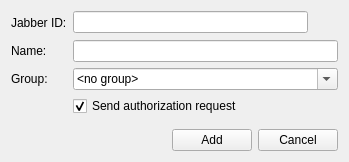
<?xml version="1.0" encoding="UTF-8"?>
<ui version="4.0">
 <class>AddContact</class>
 <widget class="QWidget" name="AddContact">
  <property name="geometry">
   <rect>
    <x>0</x>
    <y>0</y>
    <width>340</width>
    <height>162</height>
   </rect>
  </property>
  <property name="sizePolicy">
   <sizepolicy hsizetype="Fixed" vsizetype="Fixed">
    <horstretch>0</horstretch>
    <verstretch>0</verstretch>
   </sizepolicy>
  </property>
  <property name="windowTitle">
   <string>Add User</string>
  </property>
  <property name="windowIcon">
   <iconset>
    <normaloff>:/icons/crystal_project/search.png</normaloff>:/icons/crystal_project/search.png</iconset>
  </property>
  <layout class="QVBoxLayout" name="verticalLayout">
   <item>
    <layout class="QFormLayout" name="formLayout">
     <item row="1" column="0">
      <widget class="QLabel" name="label">
       <property name="text">
        <string>Jabber ID:</string>
       </property>
      </widget>
     </item>
     <item row="1" column="1">
      <layout class="QHBoxLayout" name="horizontalLayout_2">
       <item>
        <widget class="QLineEdit" name="jidName"/>
       </item>
       <item>
        <widget class="QToolButton" name="buttonInfo">
         <property name="toolTip">
          <string>User information</string>
         </property>
         <property name="text">
          <string/>
         </property>
         <property name="icon">
          <iconset>
           <normaloff>:/icons/crystal_project/contactinfo.png</normaloff>:/icons/crystal_project/contactinfo.png</iconset>
         </property>
         <property name="autoRaise">
          <bool>true</bool>
         </property>
        </widget>
       </item>
      </layout>
     </item>
     <item row="2" column="1">
      <widget class="QLineEdit" name="nickName">
       <property name="minimumSize">
        <size>
         <width>265</width>
         <height>0</height>
        </size>
       </property>
      </widget>
     </item>
     <item row="2" column="0">
      <widget class="QLabel" name="label_3">
       <property name="text">
        <string>Name:</string>
       </property>
      </widget>
     </item>
     <item row="3" column="1">
      <widget class="QComboBox" name="groupName">
       <property name="editable">
        <bool>true</bool>
       </property>
       <item>
        <property name="text">
         <string>&lt;no group&gt;</string>
        </property>
       </item>
      </widget>
     </item>
     <item row="4" column="1">
      <widget class="QCheckBox" name="authorizationCheck">
       <property name="text">
        <string>Send authorization request</string>
       </property>
       <property name="checked">
        <bool>true</bool>
       </property>
      </widget>
     </item>
     <item row="3" column="0">
      <widget class="QLabel" name="label_2">
       <property name="text">
        <string>Group:</string>
       </property>
      </widget>
     </item>
     <item row="5" column="1">
      <spacer name="verticalSpacer">
       <property name="orientation">
        <enum>Qt::Vertical</enum>
       </property>
       <property name="sizeHint" stdset="0">
        <size>
         <width>20</width>
         <height>40</height>
        </size>
       </property>
      </spacer>
     </item>
    </layout>
   </item>
   <item>
    <layout class="QHBoxLayout" name="horizontalLayout">
     <item>
      <spacer name="horizontalSpacer">
       <property name="orientation">
        <enum>Qt::Horizontal</enum>
       </property>
       <property name="sizeHint" stdset="0">
        <size>
         <width>40</width>
         <height>20</height>
        </size>
       </property>
      </spacer>
     </item>
     <item>
      <widget class="QPushButton" name="buttonAdd">
       <property name="text">
        <string>Add</string>
       </property>
       <property name="icon">
        <iconset>
         <normaloff>:/icons/crystal_project/apply.png</normaloff>:/icons/crystal_project/apply.png</iconset>
       </property>
      </widget>
     </item>
     <item>
      <widget class="QPushButton" name="buttonCancel">
       <property name="text">
        <string>Cancel</string>
       </property>
      </widget>
     </item>
    </layout>
   </item>
  </layout>
 </widget>
 <resources/>
 <connections>
  <connection>
   <sender>groupName</sender>
   <signal>textChanged(QString)</signal>
   <receiver>AddContact</receiver>
   <slot>on_groupText_changed(QString)</slot>
   <hints>
    <hint type="sourcelabel">
     <x>128</x>
     <y>70</y>
    </hint>
    <hint type="destinationlabel">
     <x>56</x>
     <y>122</y>
    </hint>
   </hints>
  </connection>
 </connections>
 <slots>
  <slot>on_groupText_changed(QString)</slot>
 </slots>
</ui>
